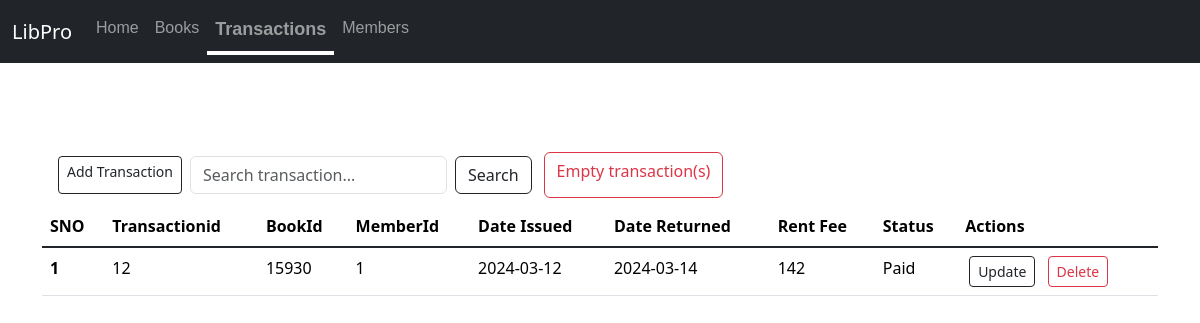
The app's page /transactions, older data.
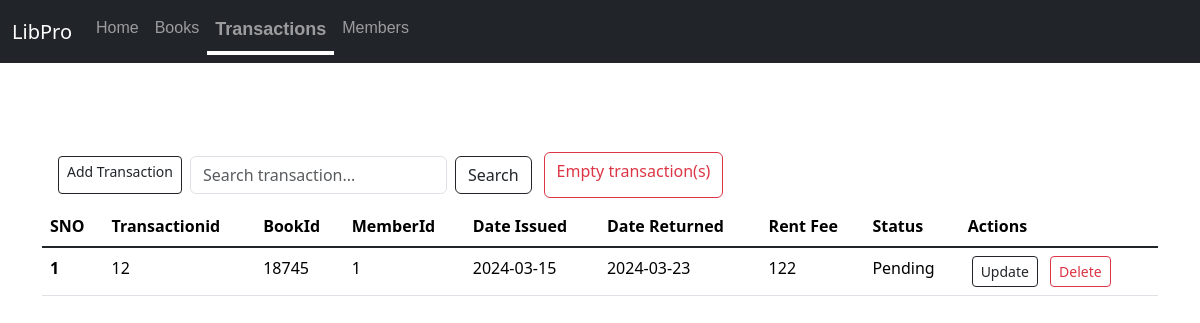
The same page, newer data.
### app.py (models this page shows)
class Transactions(db.Model):
    sno = db.Column(db.Integer, primary_key=True,unique=True)
    Transactionid = db.Column(db.Integer,unique=True)
    bookid = db.Column(db.Integer, nullable=False)
    memberid = db.Column(db.Integer, nullable=False)
    date_issued = db.Column(db.DateTime, nullable=False,default=datetime.date)
    date_returned = db.Column(db.DateTime, nullable=True)
    rent_fee = db.Column(db.Integer, nullable=False)
    status=db.Column(db.String(20),nullable=False)

### app.py (the view, shortened to what this page needs)
@app.route('/<string:table>',methods=['GET','POST'])
def view(table):
    record_class=globals().get(table.capitalize())
    if record_class is None:
        return redirect('/')
    else:
        allrecords=record_class.query.all()
        return render_template(f'{table}.html',allrecords=allrecords)

### templates/transactions.html (shortened to what this page needs)
{% extends 'base.html' %}
{% block body %}
<div class="container">
  <div style="display:flex" class="my-2 container">
    <a href="/addrecord/transactions" class="add btn btn-outline-dark btn-sm mx-1 my-1" type="button">Add Transaction</a>
    <form style="width:fit-content" class="d-flex mx-1 my-1" method="POST" action="/search/transactions" role="search">
      <input class="form-control me-2" name="searchitem"  id="searchtran" type="search" placeholder="Search transaction..." aria-label="Search">
      <button class="btn btn-outline-dark"  type="submit">Search</button>
    </form>
    <a class="btn btn-outline-danger mx-2" href="/empty/transactions" type="button">Empty transaction(s)</a>
  </div>
    <table class="table">
        <thead>
          <tr>
            <th scope="col">SNO</th>
            <th scope="col">Transactionid</th>
            <th scope="col">BookId</th>
            <th scope="col">MemberId</th>
            <th scope="col">Date Issued</th>
            <th scope="col">Date Returned</th>
            <th scope="col">Rent Fee</th>
            <th scope="col">Status</th>
            <th scope="col">Actions</th>
          </tr>
        </thead>
        <tbody class="table-group-divider">
          {% for records in allrecords %}
          <tr>
            <th scope="row">{{loop.index}}</th>
            <td>{{records.Transactionid}}</td>
            <td>{{records.bookid}}</td>
            <td
            >{{records.memberid}}</td>
            <td>{{ records.date_issued.strftime('%Y-%m-%d') }}</td>
            <td>{{ records.date_returned.strftime('%Y-%m-%d') }}</td>
            <td>{{records.rent_fee}}</td>
            <td>{{records.status}}</td>
            <td>
              <a href="/updaterecord/transactions/{{records.sno}}" class="btn btn-outline-dark btn-sm mx-1">Update</a>
              <a href="/deleterecord/transactions/{{records.sno}}" class="btn btn-outline-danger btn-sm mx-1">Delete</a>
            </td>
          </tr>
          {% endfor %}
        </tbody>
      </table>
</div>
{% endblock body %}

### templates/base.html (shortened to what this page needs)
<!DOCTYPE html>
<html lang="en">
<head>
    <link href="https://cdn.jsdelivr.net/npm/bootstrap@5.3.1/dist/css/bootstrap.min.css" rel="stylesheet">
<link rel="stylesheet" href="{{ url_for('static', filename='css/style.css') }}">
</head>
<body>
    <nav id="libpronav" class="navbarl navbar navbar-expand-lg  navbar-dark bg-dark mynav">
        <div class="container-fluid">
          <a class="navbar-brand" href="/">LibPro</a>
          <div class="collapse navbar-collapse" id="navbarSupportedContent">
            <ul class="navbar-nav me-auto mb-2 mb-lg-0">
              <li id="home-nav" class="nav-item">
                <a class=" nav-link" aria-current="page" href="/">Home</a>
              </li>
              <li id="books-nav" class="bg-dark nav-item">
                <a class="nav-link" aria-current="page" href="/books">Books</a>
              </li>
              <li id="transaction-nav" class="nav-item">
                <a class="nav-link" href="/transactions">Transactions</a>
              </li>
              <li id="members-nav" class="nav-item">
                <a class="nav-link" href="/members">Members</a>
              </li>
          </div>
        </div>
      </nav><br><br><br>
      {% block body %}
      {% endblock body %}
    </body>
</html>

### static/css/style.css (style rules this page uses)
.navbar { overflow:visible; position:sticky; top: 0; bottom: 10; width: 100%; margin-bottom: 1ch; }
.navbarl li a { font-family:sans-serif; position:initial; }
.navbarl li a::after { content:""; background-color: rgb(255, 255, 255); height: 2px; width:100%; display: block; transition:0.2s; transform: scale(0); transform-origin:left ; }
.navbarl li.active a { font-size: large; transition: none; font-weight:bolder; }
.navbarl li.active a::after { content: none; background-color: transparent; height: 4px; width: 100%; transition: none; transform: scale(0); font-size: larger; }
.navbar-brand { position:sticky; }
.active { color: rgb(255, 255, 255); font-size: larger; }
.active:after { content:""; background-color: rgb(255, 255, 255); height: 4px; width:100%; display: block; transform: scale(1); }

Row changes from the older to the newer data that the page shows:
changed Transactions: bookid "15930" → "18745"; date_issued "2024-03-12" → "2024-03-15"; date_returned "2024-03-14" → "2024-03-23"; rent_fee "142" → "122"; status "Paid" → "Pending"
